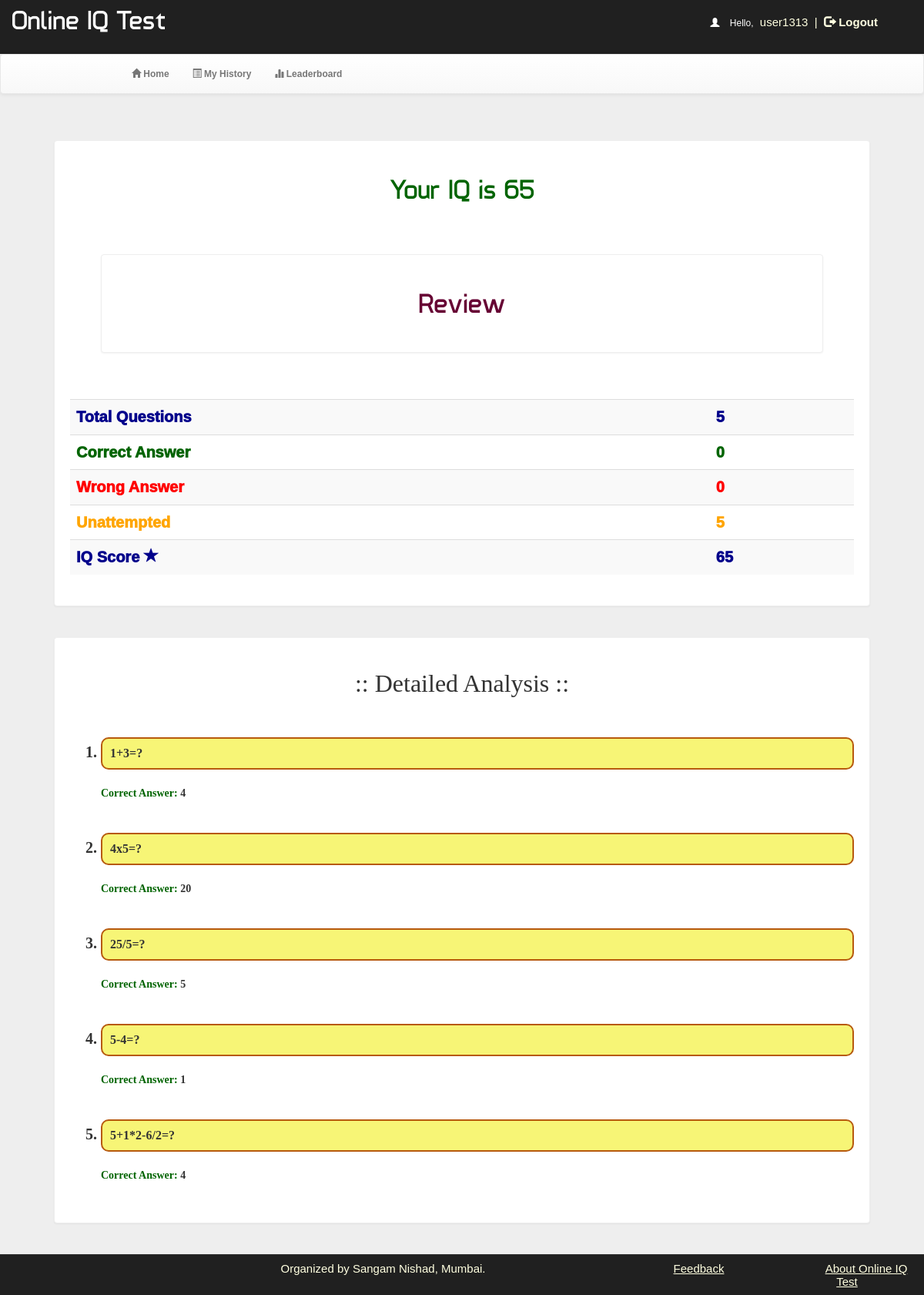
The page /account.php?q=result&eid=5e2fb270f1792 (signed in) on the database its author committed.
### tables this page shows
CREATE TABLE `history` (
  `id` int(100) NOT NULL,
  `username` varchar(50) NOT NULL,
  `eid` text NOT NULL,
  `score` int(11) NOT NULL,
  `level` int(11) NOT NULL,
  `correct` int(11) NOT NULL,
  `wrong` int(11) NOT NULL,
  `date` timestamp NOT NULL DEFAULT current_timestamp() ON UPDATE current_timestamp(),
  `timestamp` bigint(50) NOT NULL,
  `status` varchar(40) NOT NULL,
  `score_updated` varchar(10) NOT NULL
);

CREATE TABLE `quiz` (
  `id` int(100) NOT NULL,
  `eid` text NOT NULL,
  `title` varchar(100) NOT NULL,
  `correct` int(11) NOT NULL,
  `wrong` int(11) NOT NULL,
  `total` int(11) NOT NULL,
  `time` bigint(20) NOT NULL,
  `date` timestamp NOT NULL DEFAULT current_timestamp() ON UPDATE current_timestamp(),
  `status` varchar(10) NOT NULL
);

CREATE TABLE `questions` (
  `id` int(100) NOT NULL,
  `eid` text NOT NULL,
  `qid` text NOT NULL,
  `qns` text NOT NULL,
  `choice` int(10) NOT NULL,
  `sn` int(11) NOT NULL
);

CREATE TABLE `options` (
  `id` int(100) NOT NULL,
  `qid` varchar(50) NOT NULL,
  `option` varchar(5000) NOT NULL,
  `optionid` text NOT NULL
);

### account.php (the view, shortened to what this page needs)
<!DOCTYPE html PUBLIC "-//W3C//DTD XHTML 1.0 Transitional//EN" "http://www.w3.org/TR/xhtml1/DTD/xhtml1-transitional.dtd">
<html xmlns="http://www.w3.org/1999/xhtml">
<head>
<link  rel="stylesheet" href="css/bootstrap.min.css"/>
 <link  rel="stylesheet" href="css/bootstrap-theme.min.css"/>
 <link rel="stylesheet" href="css/main.css">
 <link  rel="stylesheet" href="css/font.css">
</head>
<body>
<div class="header">
<div class="row">
<div class="col-lg-6">
<span class="logo">Online IQ Test</span></div>
<div class="col-md-4 col-md-offset-2">
 <?php
include_once 'dbConnection.php';
if (!(isset($_SESSION['username']))) {
    header("location:index.php");
} else {
    $username = $_SESSION['username'];
    echo '<span class="pull-right top title1" ><span style="color:white"><span class="glyphicon glyphicon-user" aria-hidden="true"></span>&nbsp;&nbsp;&nbsp;&nbsp;Hello,</span> <span class="log log1" style="color:lightyellow">' . $username . '&nbsp;&nbsp;|&nbsp;&nbsp;<a href="logout.php?q=account.php" style="color:lightyellow"><span class="glyphicon glyphicon-log-out" aria-hidden="true"></span>&nbsp;Logout</button></a></span>';
}
?>
</div>
</div></div>
<div class="bg">
<nav class="navbar navbar-default title1">
  <div class="container-fluid">
    <div class="navbar-header">
      <a class="navbar-brand" href="#"><b>&nbsp;&nbsp;&nbsp;&nbsp;&nbsp;&nbsp;&nbsp;&nbsp;&nbsp;&nbsp;&nbsp;&nbsp;&nbsp;&nbsp;&nbsp;&nbsp;&nbsp;&nbsp;&nbsp;&nbsp;&nbsp;&nbsp;&nbsp;&nbsp;&nbsp;</b></a>
    </div>
    <div class="collapse navbar-collapse" id="bs-example-navbar-collapse-1">
      <ul class="nav navbar-nav">
        <li <?php
if (@$_GET['q'] == 1)
    echo 'class="active"';
?> ><a href="account.php?q=1"><span class="glyphicon glyphicon-home" aria-hidden="true"></span>&nbsp;Home<span class="sr-only">(current)</span></a></li>
        <li <?php
if (@$_GET['q'] == 2)
    echo 'class="active"';
?>><a href="account.php?q=2"><span class="glyphicon glyphicon-list-alt" aria-hidden="true"></span>&nbsp;My History</a></li>
    <li <?php
if (@$_GET['q'] == 3)
    echo 'class="active"';
?>><a href="account.php?q=3"><span class="glyphicon glyphicon-stats" aria-hidden="true"></span>&nbsp;Leaderboard</a></li></ul>
      </div>
  </div>
</nav>
<div class="container">
<div class="row">
<div class="col-md-12">
<?php
if (@$_GET['q'] == 'result' && @$_GET['eid']) {
    $eid = @$_GET['eid'];
    $q = mysqli_query($con, "SELECT * FROM quiz WHERE eid='$eid' ") or die('Error157');
    while ($row = mysqli_fetch_array($q)) {
        $total = $row['total'];
    }
    $q = mysqli_query($con, "SELECT * FROM history WHERE eid='$eid' AND username='$username' ") or die('Error157');
    while ($row = mysqli_fetch_array($q)) {
        $w      = $row['wrong'];
        $r      = $row['correct'];
        $status = $row['status'];
    }
    if ($status == "finished") {
            $s = ($r/$total)*100;
    if($s <= 1)
    {
        $s = 65;
    }
    elseif ($s >1 && $s <=7) {
        $s = 70;
    }
    elseif ($s >7 && $s <=15) {
        $s = 75;
    }
    elseif ($s >15 && $s <=22) {
        $s = 80;
    }
    elseif ($s >22 && $s <=28) {
        $s = 85;
    }
    elseif ($s >28 && $s <=35) {
        $s = 90;
    }
    elseif ($s >35 && $s <=37) {
        $s = 95;
    }
    elseif ($s >35 && $s <=42) {
        $s = 100;
    }
    elseif ($s >42 && $s <=50) {
        $s = 105;
    }
    elseif ($s >50 && $s <=60) {
        $s = 110;
    }
    elseif ($s >60 && $s <=70) {
        $s = 115;
    }
    elseif ($s >70 && $s <=80) {
        $s = 120;
    }
    elseif ($s >80 && $s <=90) {
        $s = 125;
    }
    elseif ($s >90 && $s <=100) {
        $s = 135;
    }
        echo '<div class="panel">
<center><h1 class="title" style="color:darkgreen">Your IQ is '.$s.'</h1><center><br /><table class="table table-striped title1" style="font-size:20px;font-weight:1000;">';
        echo '<div class="panel">
<center><h1 class="title" style="color:#660033">Review</h1><center><br /><table class="table table-striped title1" style="font-size:20px;font-weight:1000;">';
        echo '<tr style="color:darkblue"><td style="vertical-align:middle">Total Questions</td><td style="vertical-align:middle">' . $total . '</td></tr>
      <tr style="color:darkgreen"><td style="vertical-align:middle">Correct Answer&nbsp;<span class="glyphicon glyphicon-ok-arrow" aria-hidden="true"></span></td><td style="vertical-align:middle">' . $r . '</td></tr>
    <tr style="color:red"><td style="vertical-align:middle">Wrong Answer&nbsp;<span class="glyphicon glyphicon-remove-arrow" aria-hidden="true"></span></td><td style="vertical-align:middle">' . $w . '</td></tr>
    <tr style="color:orange"><td style="vertical-align:middle">Unattempted&nbsp;<span class="glyphicon glyphicon-ban-arrow" aria-hidden="true"></span></td><td style="vertical-align:middle">' . ($total - $r - $w) . '</td></tr>';
    echo'
    <tr style="color:darkblue"><td style="vertical-align:middle">IQ Score&nbsp;<span class="glyphicon glyphicon-star" aria-hidden="true"></span></td><td style="vertical-align:middle">' . $s . '</td></tr>';
        echo '<tr></tr></table></div><div class="panel"><br /><h3 align="center" style="font-family:calibri">:: Detailed Analysis ::</h3><br /><ol style="font-size:20px;font-weight:bold;font-family:calibri;margin-top:20px">';
        $q = mysqli_query($con, "SELECT * FROM questions WHERE eid='$_GET[eid]'") or die('Error197');
        while ($row = mysqli_fetch_array($q)) {
            $question = $row['qns'];
            $qid      = $row['qid'];
            $q2 = mysqli_query($con, "SELECT * FROM user_answer WHERE eid='$_GET[eid]' AND qid='$qid' AND username='$_SESSION[username]'") or die('Error197');
            if (mysqli_num_rows($q2) > 0) {
                $row1         = mysqli_fetch_array($q2);
                $ansid        = $row1['ans'];
                $correctansid = $row1['correctans'];
                $q3 = mysqli_query($con, "SELECT * FROM options WHERE optionid='$ansid'") or die('Error197');
                $q4 = mysqli_query($con, "SELECT * FROM options WHERE optionid='$correctansid'") or die('Error197');
                $row2       = mysqli_fetch_array($q3);
                $row3       = mysqli_fetch_array($q4);
                $ans        = $row2['option'];
                $correctans = $row3['option'];
            } else {
                $q3 = mysqli_query($con, "SELECT * FROM answer WHERE qid='$qid'") or die('Error197');
                $row1         = mysqli_fetch_array($q3);
                $correctansid = $row1['ansid'];
                $q4 = mysqli_query($con, "SELECT * FROM options WHERE optionid='$correctansid'") or die('Error197');
                $row2       = mysqli_fetch_array($q4);
                $correctans = $row2['option'];
                $ans        = "Unanswered";
            }
            if ($correctans == $ans && $ans != "Unanswered") {
                echo '<li><div style="font-size:16px;font-weight:bold;font-family:calibri;margin-top:20px;background-color:lightgreen;padding:10px;word-wrap:break-word;border:2px solid darkgreen;border-radius:10px;">' . $question . ' <span class="glyphicon glyphicon-ok" style="color:darkgreen"></span></div><br />';
                echo '<font style="font-size:14px;color:darkgreen"><b>Your Answer: </b></font><font style="font-size:14px;">' . $ans . '</font><br />';
                echo '<font style="font-size:14px;color:darkgreen"><b>Correct Answer: </b></font><font style="font-size:14px;">' . $correctans . '</font><br />';
            }
            else if ($ans == "Unanswered") {
                echo '<li><div style="font-size:16px;font-weight:bold;font-family:calibri;margin-top:20px;background-color:#f7f576;padding:10px;word-wrap:break-word;border:2px solid #b75a0e;border-radius:10px;">' . $question . ' </div><br />';
                echo '<font style="font-size:14px;color:darkgreen"><b>Correct Answer: </b></font><font style="font-size:14px;">' . $correctans . '</font><br />';
            }
            echo "<br /></li>";
        }
        echo '</ol>';
        echo "</div>";
    } else {
        die("Thats a 404 Error bro. You are trying to access a wrong page");
    }
}
?>
</div></div></div></div>
<div class="row footer">
 <div class="col-md-2 box"></div>
<div class="col-md-6 box">
<span href="#" data-target="#login" style="color:lightyellow">Organized by Sangam Nishad, Mumbai.<br><br></span></div>
<div class="col-md-2 box">
<a href="feedback.php" style="color:lightyellow;text-decoration:underline" onmouseover="this.style('color:yellow')" target="new">Feedback</a></div>
<div class="col-md-2 box">
<a href="about.php" s style="color:lightyellow;text-decoration:underline" onmouseover="this.style('color:yellow')" target="new">About Online IQ Test</a></div>
</div>
</body>
</html>

### css/main.css (style rules this page uses)
body { overflow-x:hidden; width:100%; font: 12px "Century Gothic", "Times Roman", sans-serif; background:#eee; min-height:550px; background-attachment:fixed; }
.bg { min-height:540px; }
a, a:hover, a:focus, a:active, a.active { color: #6c9d7b; font-weight: 700; text-decoration: none; }
.row h3 { margin: 0 0 10px; font-size: 32px; line-height: 1.4em; }
.panel { border-color:#eee; margin:40px; padding:20px; font: 15px "Century Gothic", "Times Roman", sans-serif; }
.title { font-family:'typo'; }
.header { background:#202020; height:70px; }
.logo { font-family:'typo'; font-size:35px; color:#ffffff; margin:15px; }
.title1 { font: 12px "Century Gothic", "Times Roman", sans-serif; }
.footer { font-size:15px; text-align:center; border-top:1px solid; border-color:#323232; background-color:#202020; }
.footer a { margin:25px; color:#0000ff; text-decoration:none; font: 15px "Century Gothic", "Times Roman", sans-serif; }
.box { padding:9px; }
.top { margin-top:20px; }
.log1 { font: 15px 'Ubuntu', sans-serif; color:#0000ff;margin-left:10px; }
.log { margin:10px; margin-right:60px; margin-left:5px; color:#ffffb3; text-decoration:none; font-size:20px; font-size:15px; }

### rows shown on the page
history: correct.total "65", correct "0", wrong "0"
quiz: total "5", $total-$r-$w "5"
questions: qns "1+3=?", options.option "4"
questions: qns "4x5=?", options.option "20"
questions: qns "25/5=?", options.option "5"
questions: qns "5-4=?", options.option "1"
questions: qns "5+1*2-6/2=?", options.option "4"

### other values the page prints
$username "user1313"
